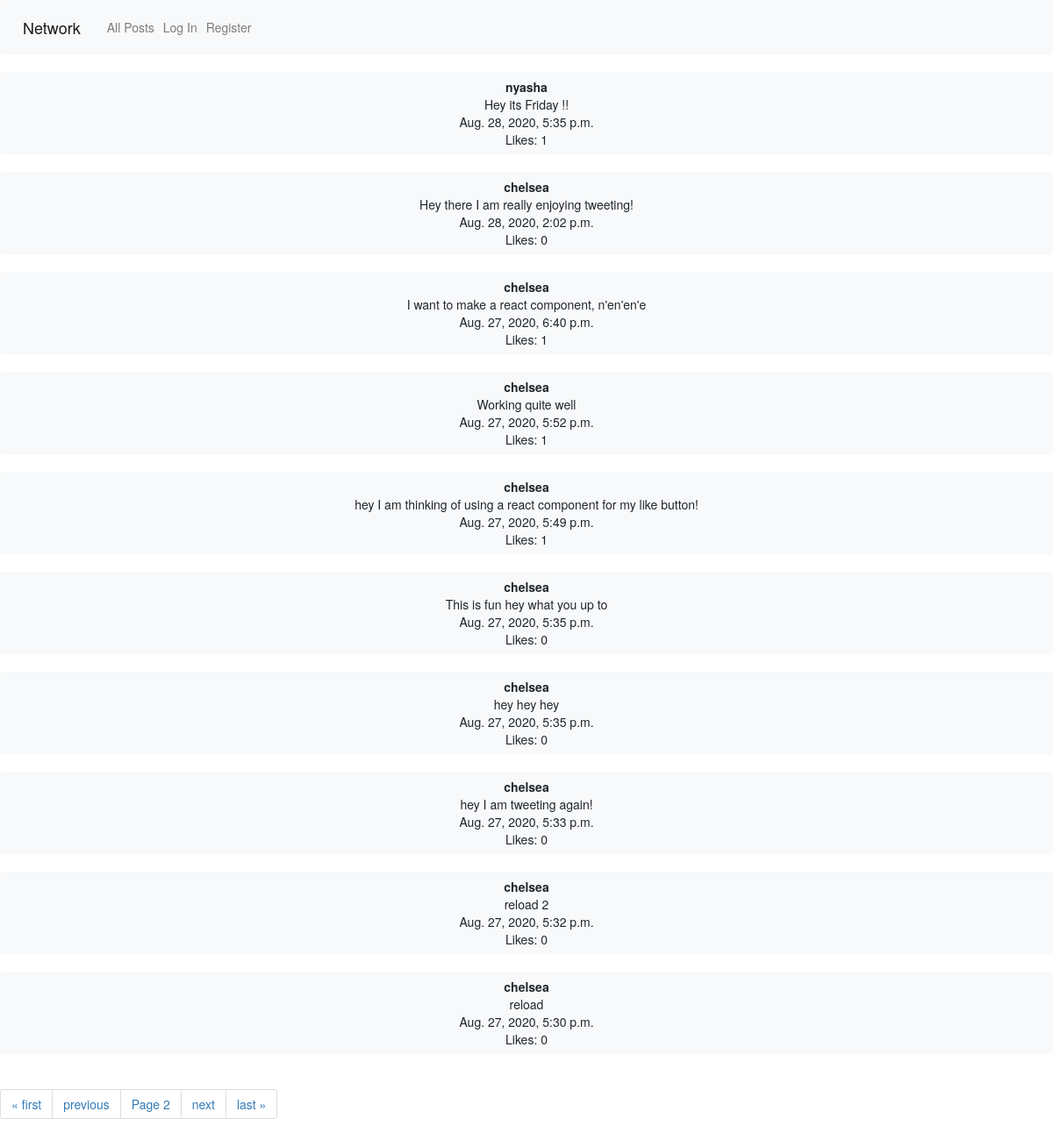
Screenshot of /?page=2 with the database file from the repository.
### network/models.py (models this page shows, shortened)
class Tweet(models.Model):
    user = models.ForeignKey(User, related_name="tweets", on_delete=models.CASCADE)
    body = models.TextField(blank=True)
    timestamp = models.DateTimeField(auto_now_add=True)
    like = models.ManyToManyField(User,  blank=True, related_name="liked_user")

class User(AbstractUser):
    def serialize(self):
        return{
            "id": self.id,
            "username":self.username,
            "tweets": [{"id":tweets.id,"body": tweets.body, "time": tweets.timestamp} for tweets in self.tweets.order_by("-timestamp").all()],
            "following":[user.following_user_id.id for user in self.following.all()],
            "followers":[user.user_id.id for user in self.followers.all()]
        }

### network/views.py (the view)
# urls.py: path("", views.index, name="index"),
def index(request):
    if request.user.is_authenticated:
        tweets = Tweet.objects.all()
        tweets = tweets.order_by("-timestamp").all()
        paginator = Paginator(tweets, 10)
        page_number = request.GET.get('page')
        tweets_obj = paginator.get_page(page_number)
        return render(request, 'network/logged.html', {'tweets_obj': tweets_obj})
    else:
        tweets = Tweet.objects.all()
        tweets = tweets.order_by("-timestamp").all()
        paginator = Paginator(tweets, 10)
        page_number = request.GET.get('page')
        tweets_obj = paginator.get_page(page_number)
        return render(request, 'network/index.html', {'tweets_obj': tweets_obj})

### network/templates/network/index.html (shortened to what this page needs)
{% extends "network/layout.html" %}
{% load static %}
{% block body %}
<div id="all_tweets_view">
    <div id="all_tweets_list">
    {% for tweet in tweets_obj %}
    <button class="tweet btn btn-light bd btn-block"><b>{{tweet.user.username}}</b><br>{{tweet.body}}<br>{{tweet.timestamp}}<br>Likes: {{tweet.like.count}}</button><br>
    {% endfor %}
    </div>
    <div class="pagination_view paging-tab">
        <span class="step-links">
            <ul class="pagination">
                {% if tweets_obj.has_previous %}
                <li class="page-item"><a class="page-link" href="?page=1">&laquo; first</a></li>
                <li class="page-item"><a class="page-link" href="?page={{ tweets_obj.previous_page_number }}">previous</a></li>
            {% endif %}
            <li class="page-item"><a class="page-link"><span class="current">Page {{ tweets_obj.number }}</span></a></li>
            {% if tweets_obj.has_next %}
                <li class="page-item"><a class="page-link" href="?page={{ tweets_obj.next_page_number }}">next</a></li>
                <li class="page-item"><a class="page-link" href="?page={{ tweets_obj.paginator.num_pages }}">last &raquo;</a></li>
            {% endif %}
            </ul>
        </span>
    </div>
    </div>
{% endblock %}

### rows the page displays
Tweet: user.username "nyasha", body "Hey its Friday !!", timestamp "Aug. 28, 2020, 5:35 p.m.", like.count "1"
Tweet: user.username "chelsea", body "Hey there I am really enjoying tweeting!", timestamp "Aug. 28, 2020, 2:02 p.m.", like.count "0"
Tweet: user.username "chelsea", body "I want to make a react component, n'en'en'e", timestamp "Aug. 27, 2020, 6:40 p.m.", like.count "1"
Tweet: user.username "chelsea", body "Working quite well", timestamp "Aug. 27, 2020, 5:52 p.m.", like.count "1"
Tweet: user.username "chelsea", body "hey I am thinking of using a react component for my like button!", timestamp "Aug. 27, 2020, 5:49 p.m.", like.count "1"
Tweet: user.username "chelsea", body "This is fun hey what you up to", timestamp "Aug. 27, 2020, 5:35 p.m.", like.count "0"
Tweet: user.username "chelsea", body "hey hey hey", timestamp "Aug. 27, 2020, 5:35 p.m.", like.count "0"
Tweet: user.username "chelsea", body "hey I am tweeting again!", timestamp "Aug. 27, 2020, 5:33 p.m.", like.count "0"
Tweet: user.username "chelsea", body "reload 2", timestamp "Aug. 27, 2020, 5:32 p.m.", like.count "0"
Tweet: user.username "chelsea", body "reload", timestamp "Aug. 27, 2020, 5:30 p.m.", like.count "0"

### other values shown
{{ tweets_obj.number }} "2"
